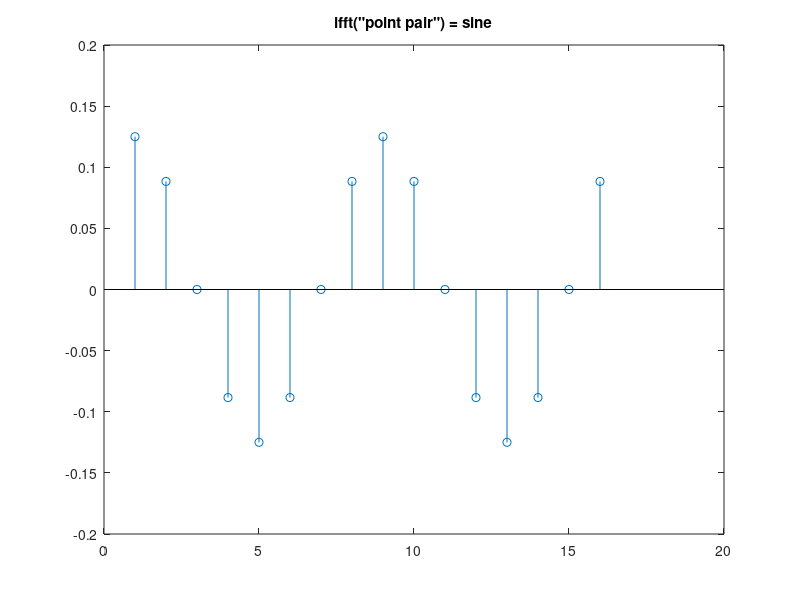
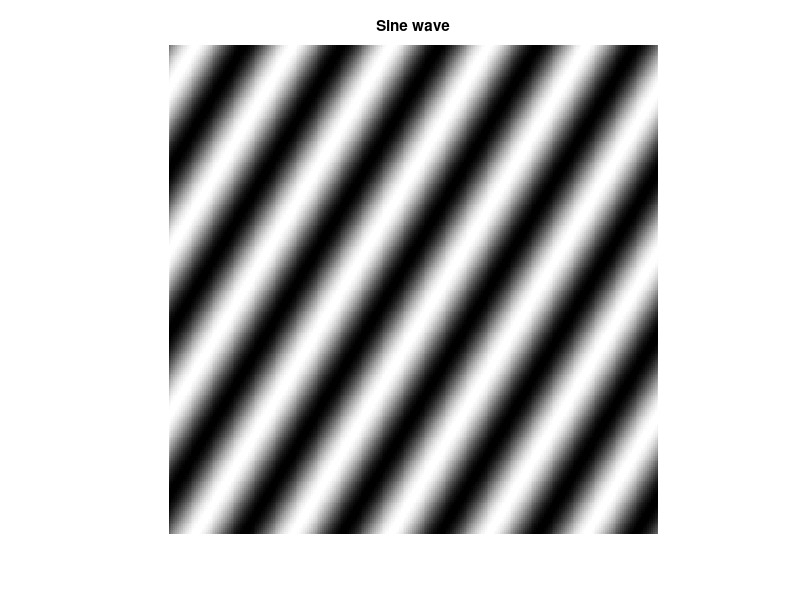
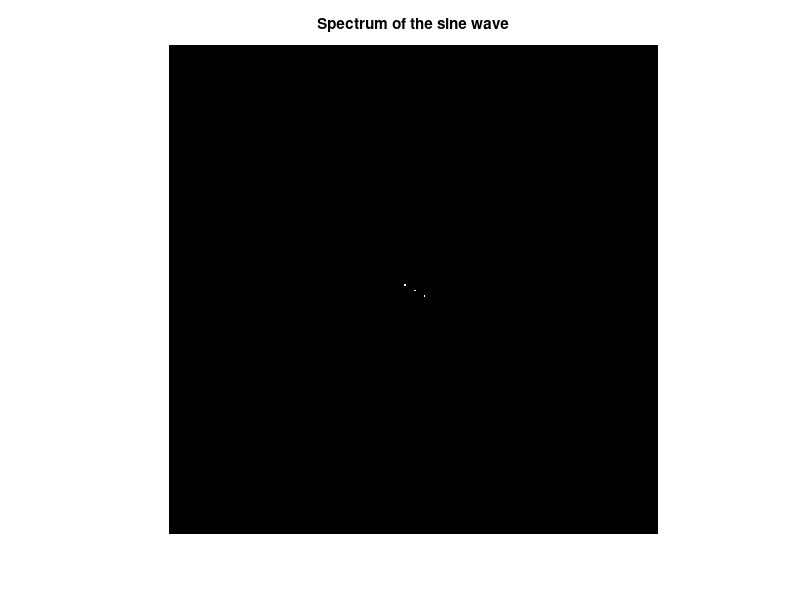

Source code (MATLAB) for these figures, in order:
%What is the fundamental/basic functions, for the Fourier transform when we are studing images?
%Sinoids in the spatial domain
%HKa Feb. 2015

clear, close all;

N = 16;
n = 0:N-1;
k = 2
x = sin((2*pi)/N*k*n);
fft(x) % We see the sinoid correspondes to a pair of par of non-zero values in the frequnecy domian

%   0 1 2 3 4 5 6 7 8 9 0 1 2 3 4 5 
ix=[0 0 1 0 0 0 0 0 0 0 0 0 0 0 1 0]
x = ifft(ix) % We could also get these using ifft
stem(x); title('ifft("point pair") = sine')

% Lets try this in 2 dimensions
M = 256;N = 256;
l = 3; k = 5;
for r = 0:M-1
    for s = 0:N-1
        I(r+1,s+1)=.5*sin(2*pi/M*(l*r)+2*pi/N*(k*s))+.5;
    end
end

figure, imshow(I); title('Sine wave') % Note the wave vector (l,k) is ortogonal to the wave

fI = fftshift(fft2(I));
figure, imshow(abs(fI)>.001); title('Spectrum of the sine wave'); % Only two points != 0 + DC
